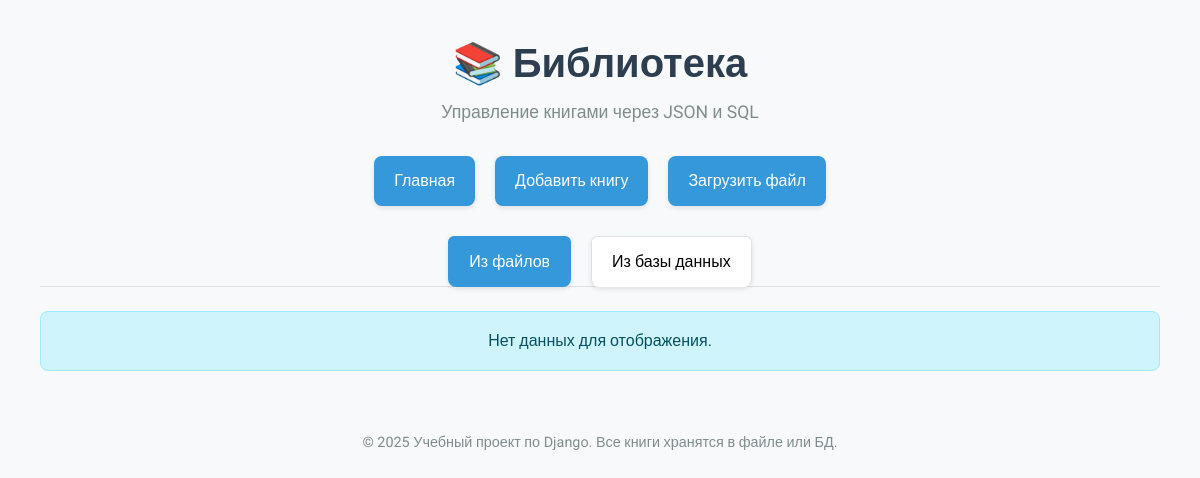
The app's page /?source=db, older data.
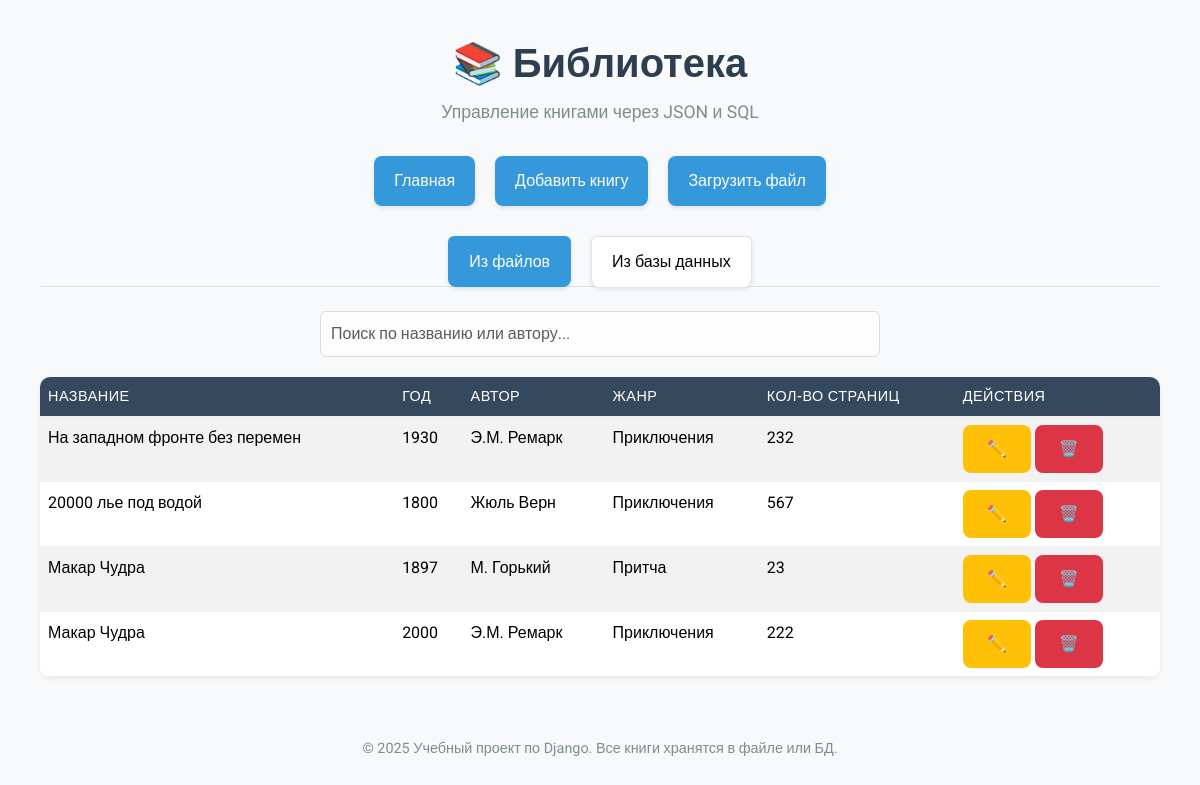
The same page, newer data.
### books/models.py (models this page shows, shortened)
class Book(models.Model):
    title = models.CharField("Название", max_length=200)
    year = models.IntegerField("Год издания")
    author = models.CharField("Автор", max_length=200, blank=True, null=True)
    genre = models.CharField("Жанр", max_length=100, blank=True, null=True)
    pages = models.CharField("Количество страниц", max_length=100, blank=True, null=True)
    class Meta:
        verbose_name = "Книга"
        verbose_name_plural = "Книги"
        unique_together = ('title', 'author')  # Защита от дубликатов

### books/views.py (the view)
# urls.py: path('', views.index, name='index'),
def index(request):
    source = request.GET.get('source', 'file')  # 'file' или 'db'
    if source == 'db':
        books = list(Book.objects.all().values())
        db_active = True
    else:
        books = load_all_books()
        db_active = False
    return render(request, 'books/index.html', {
        'books': books,
        'db_active': db_active,
        'source': source
    })

### books/templates/books/index.html (shortened to what this page needs)
{% extends 'books/base.html' %}
{% block content %}
<ul class="nav nav-tabs mb-4">
    <li class="nav-item">
        <a class="nav-link {% if source == 'file' %}active{% endif %}"
           href="?source=file">Из файлов</a>
    </li>
    <li class="nav-item">
        <a class="nav-link {% if source == 'db' %}active{% endif %}"
           href="?source=db">Из базы данных</a>
    </li>
</ul>
{% if books %}
    {% if source == 'db' %}
        {% include 'books/partials/book_list_db.html' %}
    {% else %}
        {% include 'books/partials/book_list_file.html' %}
    {% endif %}
{% else %}
    <div class="alert alert-info text-center">Нет данных для отображения.</div>
{% endif %}
{% endblock %}

### books/templates/books/base.html (shortened to what this page needs)
<!DOCTYPE html>
<html lang="ru">
<head>
    <link href="https://cdn.jsdelivr.net/npm/bootstrap@5.3.3/dist/css/bootstrap.min.css" rel="stylesheet">
    {% load static %}
    <link rel="stylesheet" href="{% static 'css/style.css' %}">
</head>
<body>
    <div class="container">
        <header>
            <h1>📚 Библиотека</h1>
            <p>Управление книгами через JSON и SQL</p>
        </header>
        <div class="nav">
            <a href="{% url 'books:index' %}">Главная</a>
            <a href="{% url 'books:add_book' %}">Добавить книгу</a>
            <a href="{% url 'books:upload_file' %}">Загрузить файл</a>
        </div>
        {% block content %}{% endblock %}
        <footer>
            &copy; 2025 Учебный проект по Django. Все книги хранятся в файле или БД.
        </footer>
    </div>
</body>
</html>

### books/templates/books/partials/book_list_db.html
<div class="mb-3">
    <input type="text" id="search-input" class="form-control w-50 mx-auto" placeholder="Поиск по названию или автору...">
</div>
<table class="table table-striped table-hover shadow-sm" id="book-table">
    <thead>
        <tr>
            <th>Название</th>
            <th>Год</th>
            <th>Автор</th>
            <th>Жанр</th>
            <th>Кол-во страниц</th>
            <th>Действия</th>
        </tr>
    </thead>
    <tbody>
        {% for book in books %}
        <tr data-id="{{ book.id }}">
            <td>{{ book.title }}</td>
            <td>{{ book.year }}</td>
            <td>{{ book.author|default:"—" }}</td>
            <td>{{ book.genre|default:"—" }}</td>
            <td>{{ book.pages|default:"—" }}</td>
            <td>
                <button class="btn btn-sm btn-warning edit-btn" data-bs-toggle="modal" data-bs-target="#editModal"
                        data-id="{{ book.id }}"
                        data-title="{{ book.title }}"
                        data-year="{{ book.year }}"
                        data-author="{{ book.author|default:'' }}"
                        data-genre="{{ book.genre|default:'' }}"
                        data-pages="{{ book.pages|default:'' }}">✏️</button>
                <a href="#" class="btn btn-sm btn-danger delete-btn" data-id="{{ book.id }}">🗑️</a>
            </td>
        </tr>
        {% endfor %}
    </tbody>
</table>

### books/static/css/style.css (style rules this page uses)
* { margin: 0; padding: 0; box-sizing: border-box; }
body { font-family: 'Roboto', sans-serif; background: #f8f9fa; color: #333; line-height: 1.6; padding: 20px; }
.container { max-width: 1200px; margin: 0 auto; padding: 20px; }
header { text-align: center; margin-bottom: 30px; }
header h1 { font-size: 2.5em; color: #2c3e50; font-weight: 700; margin-bottom: 10px; }
header p { color: #7f8c8d; font-size: 1.1em; }
.nav { display: flex; justify-content: center; gap: 20px; margin-bottom: 30px; flex-wrap: wrap; }
.nav a { text-decoration: none; background: #3498db; color: white; padding: 12px 20px; border-radius: 8px; font-weight: 500; transition: background 0.3s ease; box-shadow: 0 2px 5px rgba(0,0,0,0.1); }
table { width: 100%; border-collapse: collapse; background: white; border-radius: 10px; overflow: hidden; box-shadow: 0 4px 15px rgba(0,0,0,0.1); margin-top: 20px; }
th, td { padding: 14px 16px; text-align: left; border-bottom: 1px solid #eee; }
th { background: #34495e; color: white; font-weight: 500; text-transform: uppercase; font-size: 0.9em; letter-spacing: 0.5px; }
footer { text-align: center; margin-top: 50px; color: #95a5a6; font-size: 0.9em; }
.form-control { width: 100%; padding: 10px; border: 1px solid #ddd; border-radius: 6px; font-size: 1em; background: #fdfdfd; transition: border-color 0.3s; }
.btn { display: inline-block; padding: 12px 24px; border: none; border-radius: 8px; cursor: pointer; font-size: 1em; font-weight: 500; text-decoration: none; transition: opacity 0.3s, transform 0.1s; }
.mb-4 { margin-bottom: 30px; }
h1, h2 { color: #2c3e50; }
.table th { background-color: #34495e; color: white; }
footer { margin-top: 60px; text-align: center; color: #7f8c8d; font-size: 0.9em; }

Row changes from the older to the newer data that the page shows:
added Book: title "На западном фронте без перемен", year "1930", author "Э.М. Ремарк", genre "Приключения", pages "232"
added Book: title "20000 лье под водой", year "1800", author "Жюль Верн", genre "Приключения", pages "567"
added Book: title "Макар Чудра", year "1897", author "М. Горький", genre "Притча", pages "23"
added Book: title "Макар Чудра", year "2000", author "Э.М. Ремарк", genre "Приключения", pages "222"
Text that changed along with them:
text no longer shown: "Нет данных для отображения."
text now shown: "НАЗВАНИЕ ГОД АВТОР ЖАНР КОЛ-ВО СТРАНИЦ ДЕЙСТВИЯ"
